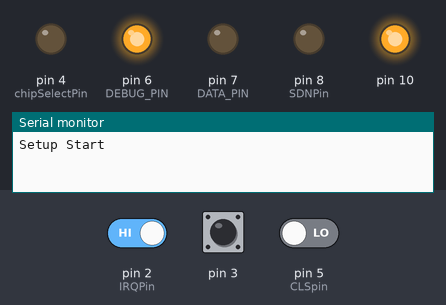
Bench run of a sketch on a simulated Arduino Uno, built with avr-gcc and run on an emulated ATmega328P. Shown: output pins drawn as LEDs (lit = HIGH), the last lines printed to the serial monitor. The test bench sets the inputs (shaded band); at power-on: pin 5 (CLSpin) LOW, pin 2 (IRQPin) HIGH, pin 3 HIGH.

Above: at 0.1 s.
At 3.1 s:
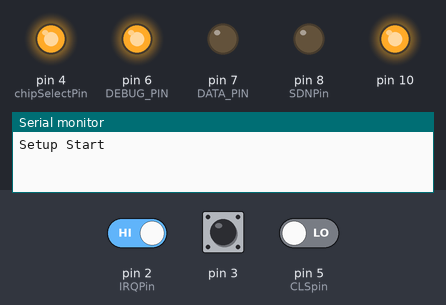
3.2 s: pin 5 (CLSpin) driven HIGH
5.7 s: pin 2 (IRQPin) driven LOW
At 9.0 s:
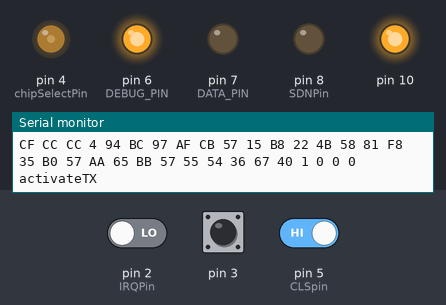
Timing chart, 0 to 14.7 s (numbered marks = the images above; inputs shaded):
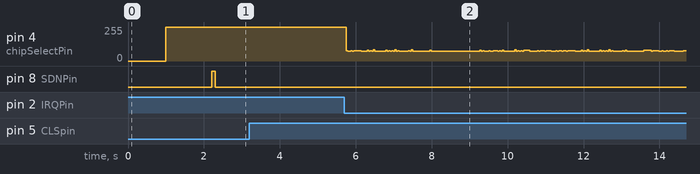

The sketch:

Si446x_AIS_encode.ino
```cpp
// (licence header left out)
#include <SPI.h>
#include "pins.h"
#include "ais.h"
#include "gpslookup.h"
#include "si446x.h"
#define SAMPLERATE 9600
//#define DATA_PIN 7
//#define DEBUG_PIN 6
#define DEBUG 1
//#define AFSK_ADC_INPUT 2
//97,26,91,58,10
//#define  MMSI {0x61,0x1A,0x5B,0x3A,0x0A}
//const unsigned char  MMSI[]={97,26,91,58,10};
const unsigned char  MMSI[]={9,72,69,15,81};
/*const int ClockPin =2;
const int IRQPin =3;
const int chipSelectPin = 4;
const int DEBUG_PIN = 5;
const int RXon = 5;
const int TXon = 5;
const int DATA_PIN = 9;

const int CLSpin=7;
const int SDNPin = 8;
*/
unsigned char dsc_header;
uint8_t checkoffset;
unsigned int chan_timer;
bool transmitdata=0;
bool GPSReadydata=0;
int bits=0;
char i;
Ais ais;
Gpslookup gpslookup;
si446x si446X;
//ISR(ADC_vect) {
void si4464interupt(){
  si446X.si4464interupt();
}

void si4464_9600(){
    bool NRZI;
    uint16_t index;
    uint8_t offset;
    static uint8_t tcnt = 0;

    //TIFR1 = _BV(ICF1); // Clear the timer flag

    if (transmitdata == 1) {
        digitalWrite(DEBUG_PIN,!digitalRead(DEBUG_PIN));
        //digitalWrite(DEBUG_PIN,1);
        //Serial.println("send ");
        //dataclock=!dataclock;
        //digitalWrite(dataclock_PIN, 1);
        //digitalWrite(dataclock_PIN, 0);
        index = bits / 8;
        offset = bits % 8;
        NRZI = (ais.TXPacket[index] & (1 << offset)) != 0;
        digitalWrite(DATA_PIN, NRZI);

        bits++;
        if (bits > 255) {
            transmitdata = 0;
            bits = 0;
            //si446X.activateRX(19);
            //si446X.radioShutdown();


        }
        digitalWrite(DEBUG_PIN,0);
    }
}

void setup() {
        // put your setup code here, to run once:
        SPI.begin();
        Serial.begin(9600);
        pinMode(DATA_PIN ,  OUTPUT);
        pinMode(DEBUG_PIN ,  OUTPUT);
        digitalWrite(DEBUG_PIN, HIGH);
        #ifdef DEBUG
        Serial.println("Setup Start");
        delay(1000);
        #endif

        //si446X.Si4464_write((const byte[]){0x23,0x00},2);
        //si446X.Si4464_write((const byte[]){0x44,0x00,0x00,0x00,0x00},5);

      //attachInterrupt(digitalPinToInterrupt(IRQPin),si4464IRQ, RISING );

      //si446X.Si4464_write((const byte[]){0x32,0x00,0x00,0x00,0x00,0x00,0x00,0x00},8);
      chan_timer=0;
      attachInterrupt(digitalPinToInterrupt(2), si4464interupt, FALLING);
      attachInterrupt(digitalPinToInterrupt(3), si4464_9600, FALLING);
      // ADC as timer
/*      TCCR1A = 0;
      TCCR1B = _BV(CS11) | _BV(WGM13) | _BV(WGM12);
      ICR1 = ((F_CPU / 8) / 9600) - 1; //TODO: get the actual refclk from dds
      // NOTE: should divider be 1 or 8?
      ADMUX = _BV(REFS0) | _BV(ADLAR) | AFSK_ADC_INPUT; // Channel AFSK_ADC_INPUT, shift result left (ADCH used)
      ADCSRB = _BV(ADTS2) | _BV(ADTS1) | _BV(ADTS0);
      ADCSRA = _BV(ADEN) | _BV(ADSC) | _BV(ADATE) | _BV(ADIE) | _BV(ADPS2); // | _BV(ADPS0);
*/

      si446X.startupradio();
      si446X.configure();
      //si446X.Si4464_Init();
    //si446X.setFrequency(161975000,0);
      #ifdef DEBUG
        Serial.println("setFrequency");
        delay(1000);
      #endif
      sei();
      si446X.setFrequency(161966165,0);
      uint8_t coeff[] = {0x11, 0x20, 0x09, 0x0F, 0x52, 0x4f, 0x45, 0x37, 0x28, 0x1a, 0x10, 0x09, 0x04};
      si446X.Si4464_write(coeff, 13);
      #ifdef DEBUG
      Serial.println("end");
      #endif
}

void loop() {
  char incomingByte;
  //Serial.println("Loop");
  char nmea[]="$GPRMC,123519,A,4807.038,N,01131.000,E,022.4,084.4,230394,003.1,W*6A";
  for (int j = 0; j < strlen(nmea); j++){
    if (gpslookup.gpsdata(nmea[j])){
  //if (Serial.available() > 0) {
  //  incomingByte = Serial.read();
   // if (gpslookup.gpsdata(incomingByte)){
      ais.MMSI        = MMSI[0]*100000000UL+MMSI[1]*1000000UL+MMSI[2]*10000UL+MMSI[3]*100UL+MMSI[4];
      for (int i = 0; i < 8; i++)ais.lat[i] = gpslookup.lat[i];
      for (int i = 0; i < 9; i++)ais.lon[i] = gpslookup.lon[i];
      ais.north       = gpslookup.North;
      ais.east        = gpslookup.East;
      ais.sog         = gpslookup.sog;
      ais.cog         = gpslookup.cog;
      ais.utc         = gpslookup.GPSsec;
      ais.AISMessage18encode();
      #ifdef DEBUG
        for (int k = 0; k < 33; k++){
          Serial.print(ais.TXPacket[k],HEX);
          Serial.print(" ");
        }
        Serial.println();
        #endif
        GPSReadydata=1;
      }
  }
  if (GPSReadydata==1){
      Serial.println("activateTX");
      si446X.setFrequency(161966811,0);
      si446X.activateTX(0);
      delay(300);
      transmitdata=1;
      delay(300);
      si446X.activateRX(0);
      delay(300);
      si446X.setFrequency(161966713,0);
      si446X.activateTX(1);
      delay(300);
      transmitdata=1;
      delay(300);
      si446X.activateRX(1);
      delay(300);
      si446X.setFrequency(161966811,0);
      si446X.activateTX(0);
      delay(300);
      transmitdata=1;
       delay(300);
      si446X.activateRX(0);
      delay(300);
      si446X.setFrequency(161966713,0);
      si446X.activateTX(1);
      delay(300);
      transmitdata=1;
       delay(300);
      Serial.println("activateRX");
       si446X.activateRX(1);
      delay(4000);
      GPSReadydata=0;
  }
}
```

ais.cpp
```cpp
#include "ais.h"
#include <assert.h>
#define BIT_IS_SET(i, bits)  (1 << i & bits)
#define MAX_AIS_TX_PACKET_SIZE       256
#define swap(a, b) { uint8_t t = a; a = b; b = t; }
#define DEFAULT_COMM_STATE 0b1100000000000000110
//uint8_t mPacket[MAX_AIS_TX_PACKET_SIZE/8+1];
/*static const uint16_t CRC16_XMODEM_TABLE[] =
    { 0x0000, 0x1021, 0x2042, 0x3063, 0x4084, 0x50a5, 0x60c6, 0x70e7, 0x8108,
            0x9129, 0xa14a, 0xb16b, 0xc18c, 0xd1ad, 0xe1ce, 0xf1ef, 0x1231,
            0x0210, 0x3273, 0x2252, 0x52b5, 0x4294, 0x72f7, 0x62d6, 0x9339,
            0x8318, 0xb37b, 0xa35a, 0xd3bd, 0xc39c, 0xf3ff, 0xe3de, 0x2462,
            0x3443, 0x0420, 0x1401, 0x64e6, 0x74c7, 0x44a4, 0x5485, 0xa56a,
            0xb54b, 0x8528, 0x9509, 0xe5ee, 0xf5cf, 0xc5ac, 0xd58d, 0x3653,
            0x2672, 0x1611, 0x0630, 0x76d7, 0x66f6, 0x5695, 0x46b4, 0xb75b,
            0xa77a, 0x9719, 0x8738, 0xf7df, 0xe7fe, 0xd79d, 0xc7bc, 0x48c4,
            0x58e5, 0x6886, 0x78a7, 0x0840, 0x1861, 0x2802, 0x3823, 0xc9cc,
            0xd9ed, 0xe98e, 0xf9af, 0x8948, 0x9969, 0xa90a, 0xb92b, 0x5af5,
            0x4ad4, 0x7ab7, 0x6a96, 0x1a71, 0x0a50, 0x3a33, 0x2a12, 0xdbfd,
            0xcbdc, 0xfbbf, 0xeb9e, 0x9b79, 0x8b58, 0xbb3b, 0xab1a, 0x6ca6,
            0x7c87, 0x4ce4, 0x5cc5, 0x2c22, 0x3c03, 0x0c60, 0x1c41, 0xedae,
            0xfd8f, 0xcdec, 0xddcd, 0xad2a, 0xbd0b, 0x8d68, 0x9d49, 0x7e97,
            0x6eb6, 0x5ed5, 0x4ef4, 0x3e13, 0x2e32, 0x1e51, 0x0e70, 0xff9f,
            0xefbe, 0xdfdd, 0xcffc, 0xbf1b, 0xaf3a, 0x9f59, 0x8f78, 0x9188,
            0x81a9, 0xb1ca, 0xa1eb, 0xd10c, 0xc12d, 0xf14e, 0xe16f, 0x1080,
            0x00a1, 0x30c2, 0x20e3, 0x5004, 0x4025, 0x7046, 0x6067, 0x83b9,
            0x9398, 0xa3fb, 0xb3da, 0xc33d, 0xd31c, 0xe37f, 0xf35e, 0x02b1,
            0x1290, 0x22f3, 0x32d2, 0x4235, 0x5214, 0x6277, 0x7256, 0xb5ea,
            0xa5cb, 0x95a8, 0x8589, 0xf56e, 0xe54f, 0xd52c, 0xc50d, 0x34e2,
            0x24c3, 0x14a0, 0x0481, 0x7466, 0x6447, 0x5424, 0x4405, 0xa7db,
            0xb7fa, 0x8799, 0x97b8, 0xe75f, 0xf77e, 0xc71d, 0xd73c, 0x26d3,
            0x36f2, 0x0691, 0x16b0, 0x6657, 0x7676, 0x4615, 0x5634, 0xd94c,
            0xc96d, 0xf90e, 0xe92f, 0x99c8, 0x89e9, 0xb98a, 0xa9ab, 0x5844,
            0x4865, 0x7806, 0x6827, 0x18c0, 0x08e1, 0x3882, 0x28a3, 0xcb7d,
            0xdb5c, 0xeb3f, 0xfb1e, 0x8bf9, 0x9bd8, 0xabbb, 0xbb9a, 0x4a75,
            0x5a54, 0x6a37, 0x7a16, 0x0af1, 0x1ad0, 0x2ab3, 0x3a92, 0xfd2e,
            0xed0f, 0xdd6c, 0xcd4d, 0xbdaa, 0xad8b, 0x9de8, 0x8dc9, 0x7c26,
            0x6c07, 0x5c64, 0x4c45, 0x3ca2, 0x2c83, 0x1ce0, 0x0cc1, 0xef1f,
            0xff3e, 0xcf5d, 0xdf7c, 0xaf9b, 0xbfba, 0x8fd9, 0x9ff8, 0x6e17,
            0x7e36, 0x4e55, 0x5e74, 0x2e93, 0x3eb2, 0x0ed1, 0x1ef0 };
*/
Ais::Ais(){}
void Ais::addBits(uint8_t *bitVector, uint16_t &size, int32_t value, uint8_t numBits)
{
    //assert(numBits > 0  && numBits <= 32);
    uint16_t pos = size;
    for ( uint8_t bit = 0; bit < numBits; ++bit, value >>= 1 )  {
        bitVector[pos + numBits-bit-1] = value & 1;
    }

    size += numBits;
}

void Ais::putBits(uint8_t *bitVector, uint32_t value, uint8_t numBits)
{
    // This is used for HDLC framing
    uint16_t pos = 0;
    for ( uint8_t bit = 0; bit < numBits; ++bit, value >>= 1 )  {
        bitVector[pos++] = value & 0x01;
    }
}

void Ais::reverseEachByte(uint8_t *bitVector, uint16_t size)
{
    assert(size % 8 == 0);
    for ( uint16_t i = 0; i < size; i += 8 ) {
        for ( uint8_t j = 0; j < 4; ++j ) {
            swap(bitVector[i+j], bitVector[i+7-j]);
        }
    }
}

void Ais::addString(uint8_t *bitVector, uint16_t &size, String &value, uint8_t maxChars)
{
    assert(value.length() <= maxChars);
    assert(maxChars < 30); // There should be no application for such long strings here
    char s[30];
    memset(s, 0, sizeof s);
    strncpy(s, value.c_str(), value.length());

    uint8_t buffer[32];
    for ( uint8_t c = 0; c < maxChars; ++c ) {
        uint8_t byte = s[c] >= 64 ? s[c]-64 : s[c];
        buffer[c] = byte;
    }

    for ( uint8_t c = 0; c < maxChars; ++c )
        addBits(bitVector, size, buffer[c], 6);
}

void Ais::payloadToBytes(uint8_t *bitVector, uint16_t numBits, uint8_t *byteArray)
{
    for ( uint16_t i = 0; i < numBits; i += 8 ) {
        uint8_t byte = 0;
        for ( uint8_t b = 0; b < 8; ++b ) {
            byte |= (bitVector[i+b] << b);
        }
        byteArray[i/8] = byte;
    }
}
uint16_t Ais::reverseBits(uint16_t crc)
{
    uint16_t result = 0;
    for ( size_t i = 0; i < 16; ++i ) {
        result <<= 1;
        result |= ((crc & (1 << i)) >> i);
    }

    return result;
}
/*uint16_t Ais::crc16(uint8_t *bytes, uint16_t length)
{
    uint16_t crc = 0xffff;
    for ( uint16_t b = 0; b < length; ++b ) {
        crc = ((crc << 8) & 0xff00) ^ CRC16_XMODEM_TABLE[((crc >> 8) & 0xff) ^ bytes[b]];
    }
    return reverseBits(~crc);
}
*/
uint16_t Ais::crc16(uint8_t *bytes, uint16_t length)
{
    uint16_t crc = 0xffff;
        while (length--)
        {
            crc = (crc >> 8) | (crc << 8);
            crc ^= *bytes++;
            crc ^= ((unsigned char) crc) >> 4;
            crc ^= crc << 12;
            crc ^= (crc & 0xFF) << 5;
        }
    return reverseBits(~crc);
}
void Ais::finalize(uint8_t *payload, uint16_t &size)
{
    // Nothing we send exceeds 256 bits, including preambles and such. 40 bytes is more than enough.
    uint8_t bytes[40];

    // CRC-CCITT calculation
    payloadToBytes(payload, size, bytes);
    uint16_t crc = crc16(bytes, size/8);
    uint8_t crcL = crc & 0x00ff;
    uint8_t crcH = (crc & 0xff00) >> 8;
    addBits(payload, size, crcL, 8);

    addBits(payload, size, crcH, 8);

    payloadToBytes(payload, size, bytes);

    // Encoding for transmission
    reverseEachByte(payload, size);
    bitStuff(payload, size);
    constructHDLCFrame(payload, size);
    nrziEncode(payload, size);
    int mSize     = 0;
    uint16_t index ;
    uint8_t offset;
    for ( uint16_t i = 0; i < size; ++i ) {
        index = mSize / 8;
        offset = mSize % 8;
        if (payload[i]) Packet[index] |= ( 1 << offset );
        ++mSize;
    }
    for ( uint16_t i = 0; i < mSize/8; ++i ) {
          Serial.print(Packet[i],HEX);
          Serial.print(" ");
        }
        Serial.println();

}

void Ais::bitStuff(uint8_t *buff, uint16_t &size)
{
    uint16_t numOnes = 0;
    for ( uint16_t i = 0; i < size; ++i ) {
        switch(buff[i]) {
            case 0:
                numOnes = 0;
                break;
            case 1:
                ++numOnes;
                if ( numOnes == 5 ) {
                    // Insert a 0 right after this one
                    memmove(buff + i + 2, buff + i + 1, size-i-1);
                    buff[i+1] = 0;
                    ++size;
                }
                break;
            default:
                assert(false);
        }
    }
}
void Ais::constructHDLCFrame(uint8_t *buff, uint16_t &size)
{
    /*
     * As a class B "CS" transponder, we don't transmit a full ramp byte because
     * we have to listen for a few bits into each slot for Clear Channel Assessment.
     * Also, this implementation only adds 3 bits for ramp down, just in case
     * our TX bit clock is a little lazy. Not what the ITU standard says, but no
     * reasonable receiver should care about ramp-down bits. It's only what goes
     * between the 0x7E markers that counts.
     */

    // Make room for 35 bits at the front
    memmove(buff+35, buff, size);
    size += 35;
    putBits(buff, 0xFF, 3);                             // 3 ramp bits. That's all we can afford.
    putBits(buff+3, 0b010101010101010101010101, 24);    // 24 training bits
    putBits(buff+27, 0x7e, 8);                          // HDLC start flag

    // Now append the end marker and ramp-down bits
    addBits(buff, size, 0x7e, 8);                       // HDLC stop flag
    addBits(buff, size, 0x00, 3);                       // Ramp down
}

void Ais::nrziEncode(uint8_t *buff, uint16_t &size)
{
    bool NRZI = 1;        // Arbitrarily starting with 1
    int mSize     = 0;
    uint16_t index ;
    uint8_t offset;

    for ( uint16_t i = 0; i < size; ++i ) {
        if ( buff[i] == 0 )NRZI ^= 1;
        index = mSize / 8;
        offset = mSize % 8;

        if ( NRZI) TXPacket[index] |= ( 1 << offset );
        ++mSize;
    }
    uint16_t rem = 8 - mSize % 8;
    for ( uint16_t i = 0; i < rem; ++i ){
      TXPacket[index] |= ( 0 << offset );
      ++mSize;
    }
    // The TXPacket is now populated with the sequence of bits that need to be sent
}
uint32_t Ais::coordinateToUINT32(double value)
{
    uint32_t val = fabs(value) * 600000;
    if ( value < 0.0 )
        val = ~val + 1;

    return val;
}
void Ais::AISMessage18encode()
{
    uint8_t mType = 18;
    uint8_t mRI= 0;
    latitude=((lat[0]-48)*6000000)+((lat[1]-48)*600000)+((lat[2]-48)*10000)+((lat[3]-48)*1000)+((lat[5]-48)*100)+((lat[6]-48)*10)+(lat[7]-48);
    if (north)latitude=-latitude;
    longitude=((lon[0]-48)*60000000)+((lon[1]-48)*6000000)+((lon[2]-48)*600000)+((lon[3]-48)*10000)+((lon[4]-48)*1000)+((lon[6]-48)*100)+((lon[7]-48)*10)+(lon[8]-48);
    if (east)longitude=-longitude;    //AISMessage::encode(station, packet);
    // TODO: Perhaps this shouldn't live on the stack?
    uint8_t payload[MAX_AIS_TX_PACKET_SIZE];
    uint16_t size = 0;
    uint32_t value;
    value = mType;
    addBits(payload, size, value, 6);   // Message type
    value = mRI;
    addBits(payload, size, value, 2);   // Repeat Indicator
    //value = MMSI;
    addBits(payload, size, MMSI, 30);  // MMSI
    value = 0;
    addBits(payload, size, value, 8);   // Spare bits
    value = (uint32_t)(sog * 10);
    addBits(payload, size, value, 10);  // Speed (knots x 10)
    value = 1;
    addBits(payload, size, value, 1);   // Position accuracy is high
    //value = coordinateToUINT32(Gpslookup.longitude);
    //value = (uint32_t)longitude;
    addBits(payload, size, longitude, 28);  // Longitude
    //value = coordinateToUINT32(Gpslookup.latitude);
    //value = (uint32_t)latitude;
    addBits(payload, size, latitude, 27);  // Latitude
    //value = (uint32_t)cog;
    addBits(payload, size, cog, 12);  // COG
    //value = 511;
    //value = (uint32_t)sog;
    //Serial.print("sog ");
    //Serial.println(sog);
    value = (uint32_t)sog/10;
    addBits(payload, size, value, 9);   // We don't know our heading
    //value = utc % 60;
    value = utc;
    addBits(payload, size, utc, 6);   // UTC second. Possibly incorrect.
    value = 0;
    addBits(payload, size, value, 2);   // Spare
    value = 1;
    addBits(payload, size, value, 1);   // We are a "CS" unit
    value = 0;
    addBits(payload, size, value, 1);   // We have no display
    value = 0;
    addBits(payload, size, value, 1);   // We have no DSC
    value = 0;
    addBits(payload, size, value, 1);   // We don't switch frequencies so this doesn't matter
    value = 0;
    addBits(payload, size, value, 1);   // We do not respond to message 22 to switch frequency
    value = 0;
    addBits(payload, size, value, 1);   // We operate in autonomous and continuous mode
    value = 0;
    addBits(payload, size, value, 1);   // No RAIM
    value = 1;
    addBits(payload, size, value, 1);   // We use ITDMA (as a CS unit)
    value = DEFAULT_COMM_STATE;
    addBits(payload, size, value, 19);  // Standard communication state flag for CS units
    //ASSERT(size == 168);

    finalize(payload, size);
    for ( uint16_t i = 0; i < size; ++i ) {
      //Serial.print(payload[i],HEX);
      //Serial.print(",");
      payload[i]=0;
    }
    //Serial.println();
    size=0;
}
```

ais.h
```cpp
#ifndef ais_h
#define ais_h

#include "Arduino.h"
class Ais
{
  public:
    Ais();
    void AISMessage18encode();
    char lat[8];
    char lon[9];
    bool north;
    bool east;
    volatile uint32_t sog;
    volatile uint32_t cog;
    volatile uint32_t utc;
    volatile uint32_t MMSI;
    volatile uint8_t TXPacket[33];
    volatile uint8_t Packet[33];
  private:
  volatile int32_t latitude;
  volatile int32_t longitude;
  void addBits(uint8_t *bitVector, uint16_t &size, int32_t value, uint8_t numBits);
  void putBits(uint8_t *bitVector, uint32_t value, uint8_t numBits);
  void reverseEachByte(uint8_t *bitVector, uint16_t size);
  void addString(uint8_t *bitVector, uint16_t &size, String &value, uint8_t maxChars);
  void payloadToBytes(uint8_t *bitVector, uint16_t numBits, uint8_t *byteArray);
  uint16_t reverseBits(uint16_t crc);
  uint16_t crc16(uint8_t *bytes, uint16_t length);
  void finalize(uint8_t *payload, uint16_t &size);
  void bitStuff(uint8_t *buff, uint16_t &size);
  void constructHDLCFrame(uint8_t *buff, uint16_t &size);
  void nrziEncode(uint8_t *buff, uint16_t &size);
  uint32_t coordinateToUINT32(double value);
  uint16_t mSize;
  uint16_t mPosition;
};
#endif
```

Source omitted: gpslookup.cpp (3299 bytes), gpslookup.h (954 bytes), si446x.cpp (13763 bytes), si446x.h (809 bytes), si446x_patch.h (data table, 12773 bytes), pins.h (1212 bytes), radio_config.h (22607 bytes)
